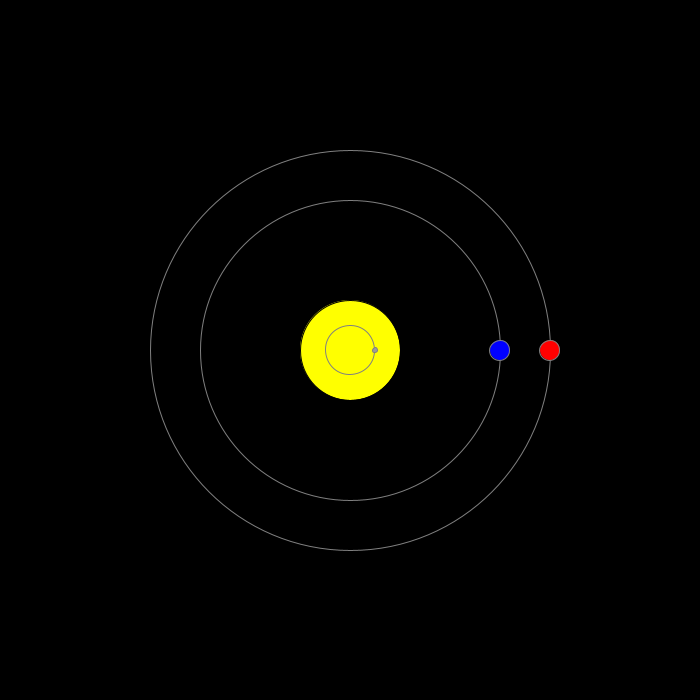
Frame 1 (no input)
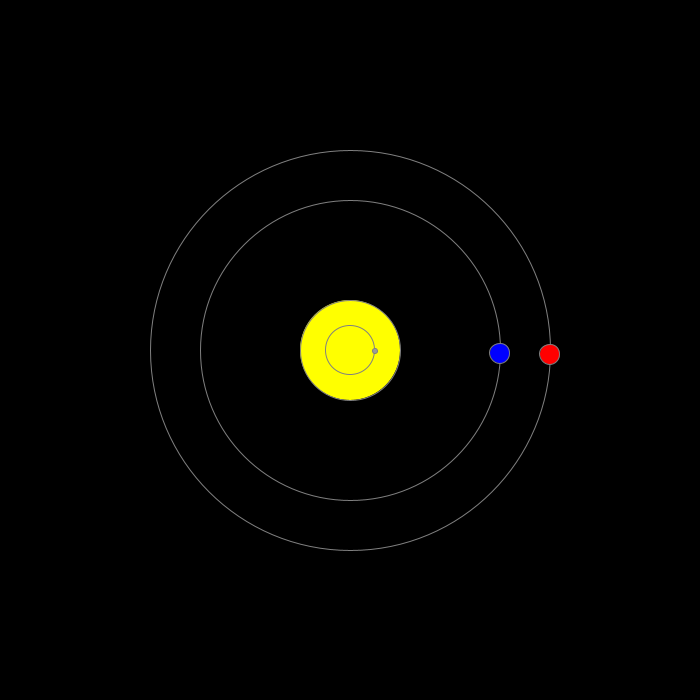
Frame 60 (the mouse pressed at the canvas centre just before this capture)
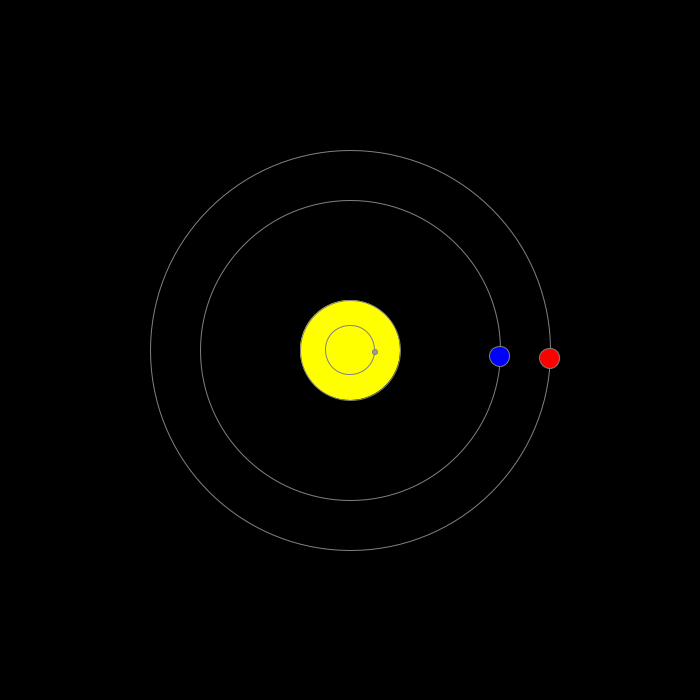
Frame 120 (the mouse held since frame 60 and released just before this capture)

The Processing sketch that drew these frames (run headless with seeded random() and noise(); from frame 60 on, the mouse is pressed at the canvas centre):

// Processing sketch: planetRock_OOP__
// ── planetRock_OOP__.pde
float angle=0;
float angleMars=0;
float angleSaturn=0;
ArrayList<Planet> planets = new ArrayList<Planet>();


void setup() {
  size(700, 700);
  rectMode(CENTER);

  Planet e = new Planet(300, 20, 1, color(0, 0, 255));
  e.addSatellite(new Planet(50, 5, -10, color(155,155,155)));
  planets.add(e);
  planets.add(new Planet(400, 20, 5, color(255, 0, 0)));
  
}

void draw() {
  background(0);
  translate(width/2, height/2);

  drawSun();

  for (Planet p : planets) {
    p.drawPlanet();
  }
}



void drawSaturn() {
  pushMatrix();

  noFill(); 
  stroke(128);
  ellipse(0, 0, 600, 600); 

  angleSaturn+=PI/(30*60*6);
  rotate(angleSaturn);
  fill(200, 160, 0);
  ellipse(300, 0, 20, 20);

  popMatrix();
}



void drawSun() {
  fill(255, 255, 0);
  ellipse(0, 0, 100, 100);
}

void drawEarth() {
  pushMatrix();

  noFill();
  stroke(128); 
  ellipse(0, 0, 300, 300);
  angle+=PI/1800;
  rotate(angle);
  fill(0, 0, 255);
  ellipse(150, 0, 20, 20);

  translate(150, 0);
  noFill();
  ellipse(0, 0, 60, 60);
  rotate(-angle*10);
  fill(0, 255, 0);
  ellipse(30, 0, 10, 10);

  popMatrix();
}


void drawMars() {
  pushMatrix();

  noFill(); 
  stroke(128);
  ellipse(0, 0, 400, 400); 

  angleMars+=PI/3600;
  rotate(angleMars);
  fill(255, 0, 0);
  ellipse(200, 0, 20, 20);

  popMatrix();
}


// ── Planet.pde
class Planet {
  //  static int speed = 30*60;
  int orbita;
  int diametr;
  float angel;
  float currentAngel=0;
  color rgb;
  ArrayList<Planet> satellits=new ArrayList<Planet>();

  public Planet(int o, int d, float period, color col) {
    orbita= o;
    diametr =d;
    angle=PI/(30*60*period);
    rgb = col;
  }

  void drawPlanet() {
    pushMatrix();

    noFill(); 
    stroke(128);
    ellipse(0, 0, orbita, orbita); 
    rotate(currentAngel+=angle);
    fill(rgb);
    ellipse(orbita/2, 0, diametr, diametr);

    for (Planet p : satellits) {
      
      p.drawPlanet();
    }

    popMatrix();
  }

  void addSatellite(Planet p) {
    satellits.add(p);
  }
}
